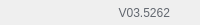
              <widget class="QFrame" name="frame_grip">
               <property name="sizePolicy">
                <sizepolicy hsizetype="Preferred" vsizetype="Preferred">
                 <horstretch>0</horstretch>
                 <verstretch>0</verstretch>
                </sizepolicy>
               </property>
               <property name="minimumSize">
                <size>
                 <width>0</width>
                 <height>25</height>
                </size>
               </property>
               <property name="maximumSize">
                <size>
                 <width>16777215</width>
                 <height>25</height>
                </size>
               </property>
               <property name="styleSheet">
                <string notr="true"/>
               </property>
               <property name="frameShape">
                <enum>QFrame::NoFrame</enum>
               </property>
               <property name="frameShadow">
                <enum>QFrame::Raised</enum>
               </property>
               <layout class="QHBoxLayout" name="horizontalLayout_7">
                <property name="spacing">
                 <number>0</number>
                </property>
                <property name="leftMargin">
                 <number>0</number>
                </property>
                <property name="topMargin">
                 <number>0</number>
                </property>
                <property name="rightMargin">
                 <number>0</number>
                </property>
                <property name="bottomMargin">
                 <number>0</number>
                </property>
                <item>
                 <widget class="QFrame" name="frame_label_bottom">
                  <property name="frameShape">
                   <enum>QFrame::NoFrame</enum>
                  </property>
                  <property name="frameShadow">
                   <enum>QFrame::Raised</enum>
                  </property>
                  <layout class="QHBoxLayout" name="horizontalLayout_8">
                   <property name="spacing">
                    <number>0</number>
                   </property>
                   <property name="leftMargin">
                    <number>10</number>
                   </property>
                   <property name="topMargin">
                    <number>0</number>
                   </property>
                   <property name="rightMargin">
                    <number>10</number>
                   </property>
                   <property name="bottomMargin">
                    <number>0</number>
                   </property>
                   <item>
                    <widget class="QLabel" name="label_credits">
                     <property name="font">
                      <font>
                       <family>Segoe UI</family>
                      </font>
                     </property>
                     <property name="styleSheet">
                      <string notr="true">color: rgb(98, 103, 111);</string>
                     </property>
                     <property name="text">
                      <string/>
                     </property>
                    </widget>
                   </item>
                   <item>
                    <widget class="QLabel" name="label_version">
                     <property name="font">
                      <font>
                       <family>Segoe UI</family>
                      </font>
                     </property>
                     <property name="styleSheet">
                      <string notr="true">color: rgb(98, 103, 111);</string>
                     </property>
                     <property name="text">
                      <string>V03.5262</string>
                     </property>
                     <property name="alignment">
                      <set>Qt::AlignRight|Qt::AlignTrailing|Qt::AlignVCenter</set>
                     </property>
                    </widget>
                   </item>
                  </layout>
                 </widget>
                </item>
                <item>
                 <widget class="QFrame" name="frame_size_grip">
                  <property name="maximumSize">
                   <size>
                    <width>20</width>
                    <height>20</height>
                   </size>
                  </property>
                  <property name="styleSheet">
                   <string notr="true">QSizeGrip {
	background-image: url(:/16x16/icons/16x16/cil-size-grip.png);
	background-position: center;
	background-repeat: no-reperat;
}</string>
                  </property>
                  <property name="frameShape">
                   <enum>QFrame::NoFrame</enum>
                  </property>
                  <property name="frameShadow">
                   <enum>QFrame::Raised</enum>
                  </property>
                 </widget>
                </item>
               </layout>
              </widget>
